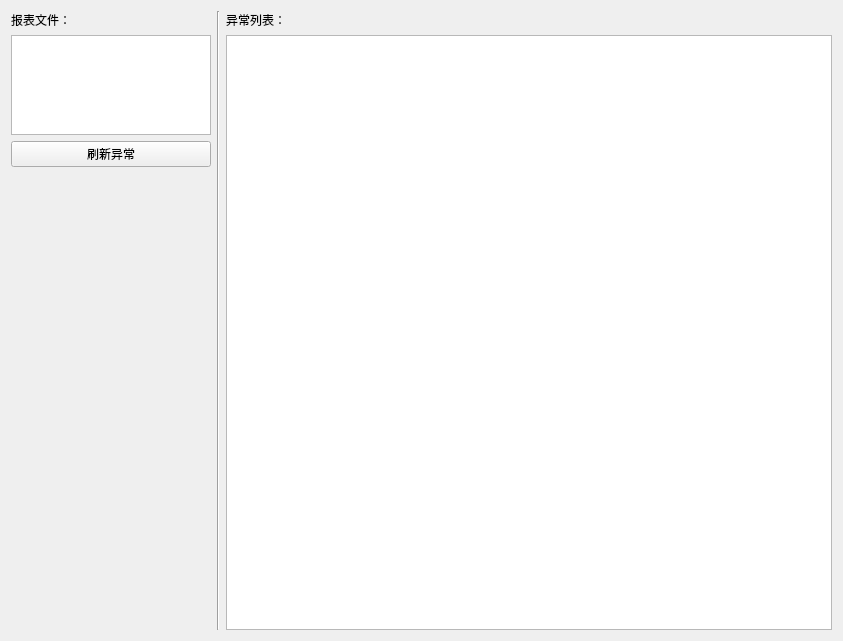
<?xml version="1.0" encoding="UTF-8"?>
<ui version="4.0">
 <class>MainWidget</class>
 <widget class="QWidget" name="MainWidget">
  <property name="geometry">
   <rect>
    <x>0</x>
    <y>0</y>
    <width>843</width>
    <height>641</height>
   </rect>
  </property>
  <property name="sizePolicy">
   <sizepolicy hsizetype="Expanding" vsizetype="Expanding">
    <horstretch>1</horstretch>
    <verstretch>1</verstretch>
   </sizepolicy>
  </property>
  <property name="acceptDrops">
   <bool>true</bool>
  </property>
  <property name="windowTitle">
   <string>报单助手</string>
  </property>
  <layout class="QHBoxLayout" name="horizontalLayout">
   <item>
    <layout class="QVBoxLayout" name="verticalLayout">
     <property name="sizeConstraint">
      <enum>QLayout::SetMinimumSize</enum>
     </property>
     <item>
      <widget class="QLabel" name="label">
       <property name="text">
        <string>报表文件：</string>
       </property>
      </widget>
     </item>
     <item>
      <widget class="QTextEdit" name="textEdit_file">
       <property name="enabled">
        <bool>true</bool>
       </property>
       <property name="sizePolicy">
        <sizepolicy hsizetype="Fixed" vsizetype="Fixed">
         <horstretch>0</horstretch>
         <verstretch>0</verstretch>
        </sizepolicy>
       </property>
       <property name="maximumSize">
        <size>
         <width>200</width>
         <height>100</height>
        </size>
       </property>
       <property name="lineWrapMode">
        <enum>QTextEdit::WidgetWidth</enum>
       </property>
      </widget>
     </item>
     <item>
      <widget class="QPushButton" name="pushButton_refresh_exceptions">
       <property name="text">
        <string>刷新异常</string>
       </property>
      </widget>
     </item>
     <item>
      <spacer name="verticalSpacer">
       <property name="orientation">
        <enum>Qt::Vertical</enum>
       </property>
       <property name="sizeHint" stdset="0">
        <size>
         <width>20</width>
         <height>40</height>
        </size>
       </property>
      </spacer>
     </item>
    </layout>
   </item>
   <item>
    <widget class="Line" name="line">
     <property name="orientation">
      <enum>Qt::Vertical</enum>
     </property>
    </widget>
   </item>
   <item>
    <layout class="QVBoxLayout" name="verticalLayout_2">
     <item>
      <widget class="QLabel" name="label_2">
       <property name="text">
        <string>异常列表：</string>
       </property>
      </widget>
     </item>
     <item>
      <widget class="QPlainTextEdit" name="plainTextEdit_exceptions">
       <property name="sizePolicy">
        <sizepolicy hsizetype="Expanding" vsizetype="Expanding">
         <horstretch>1</horstretch>
         <verstretch>1</verstretch>
        </sizepolicy>
       </property>
       <property name="readOnly">
        <bool>true</bool>
       </property>
      </widget>
     </item>
    </layout>
   </item>
  </layout>
 </widget>
 <resources/>
 <connections>
  <connection>
   <sender>pushButton_refresh_exceptions</sender>
   <signal>clicked()</signal>
   <receiver>MainWidget</receiver>
   <slot>refresh_exceptions()</slot>
   <hints>
    <hint type="sourcelabel">
     <x>66</x>
     <y>62</y>
    </hint>
    <hint type="destinationlabel">
     <x>66</x>
     <y>323</y>
    </hint>
   </hints>
  </connection>
 </connections>
 <slots>
  <slot>refresh_exceptions()</slot>
 </slots>
</ui>
